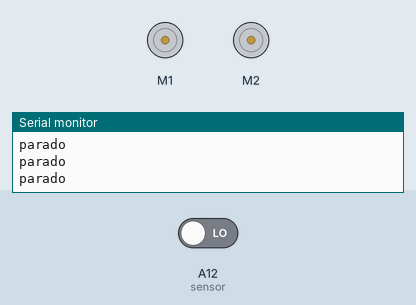
This sketch was run on a simulated Arduino Mega 2560, built with avr-gcc and run on an emulated ATmega2560. Shown: 2 × DC motor (green arrow = forward, orange = backward, longer = faster), the last lines printed to the serial monitor. The test bench sets the inputs (shaded band); at power-on: A12 (sensor) LOW.

Above: at 1.2 s.
1.3 s: A12 (sensor) driven HIGH
At 1.8 s:
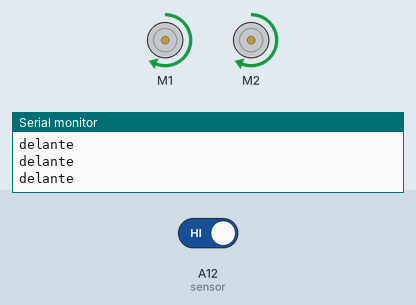
2.8 s: A12 (sensor) driven LOW
5.8 s: A12 (sensor) driven HIGH
8.8 s: A12 (sensor) driven LOW
Timing chart, 0 to 11.8 s (numbered marks = the images above; inputs shaded):
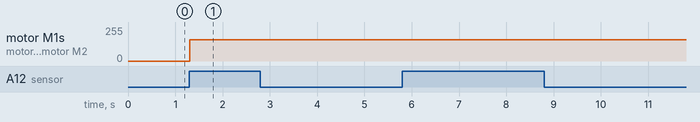

Measured:
- after the input at 1.3 s, motor M1, motor M2: stopped → forward 160/255 at once

The sketch:

ruedaConsiguelinea.ino
```cpp
#include <AFMotor.h>
AF_DCMotor motor1 (1);
AF_DCMotor motor2 (2);
int velosidad;

int sensor = A12;// 2 es sensor
int estado; //variable estado
int anterior; //variable anterior

void setup() {

  Serial.begin(9600);//se prende monitor serial
  pinMode(2,INPUT);//sensor como entrada


}
void loop() {

  estado=digitalRead(sensor);//lee al sensor

    if (estado == HIGH) {
    adelante();
    Serial.println("delante");//imprime *algo

    }else{

    Serial.println("parado");// imprime *nada
    }
}
void adelante(){
motor1.run(FORWARD);
motor2.run(FORWARD);
control();
}
void control() {
for (velosidad=0; velosidad<160; velosidad+=2) {
}
motor1.setSpeed(velosidad);
motor2.setSpeed(velosidad);
}
```
